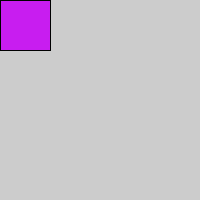
Frame 1 (no input)
Frame 60 (the mouse pressed at the canvas centre just before this capture): identical to frame 1, image omitted
Frame 120 (the mouse held since frame 60 and released just before this capture): identical to frame 1, image omitted

The Processing sketch that drew this single still picture (run headless with seeded random() and noise(); from frame 60 on, the mouse is pressed at the canvas centre):

// Processing sketch: Function_ex1
// ── Function_ex1.pde
int x; //declare x position for rect defaults to 0
int y;
int side = 50; // declare and assign a value for the size of the side

int c; //declare a variable where we will store the color value

void setup() {
  size(200, 200);
  colorMode(HSB);
}


void draw() {
  c=color(#C81DF0);
  fill(c);
  rect(x, y, side, side); // draw the square
}
